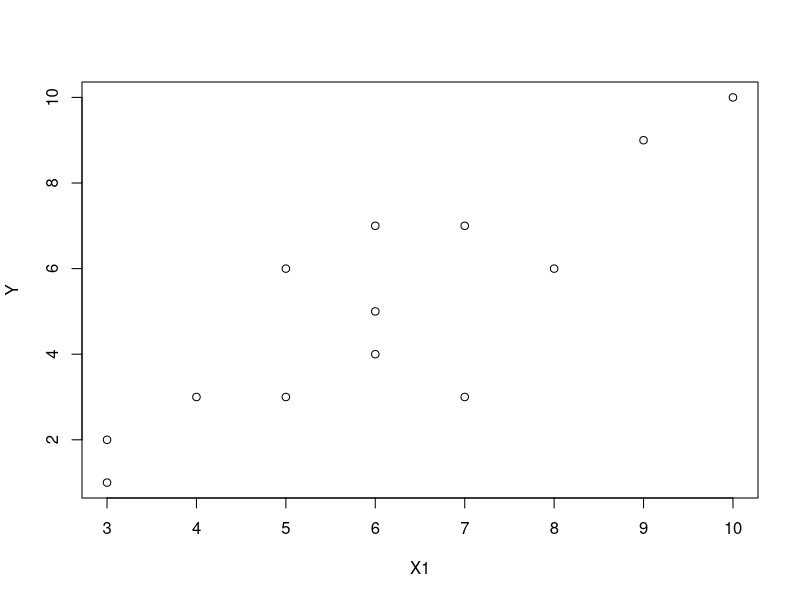
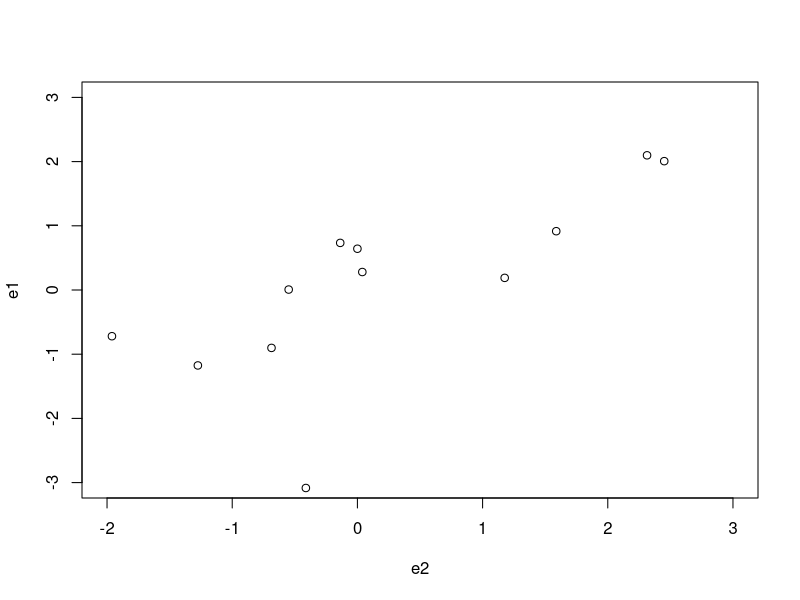

Reproduce these figures in R, in order.
###code for adjusted multiple linear regression with 2 variables (변수가 두개인 조정된 다중 선형 회귀 모형) 
multiple_regre_v_2 = function(X1, X2, Y, x1, x2){
  
  options("scipen" = 100)  #지수로 표기될 경우를 대비해 (지수표기 -->숫자표기)
  
  y_1<-lm(Y~X1)
  e1 = resid(y_1) 
  
  x_1<-lm(X2~X1, data = data_2)
  e2 = resid(x_1)
  
  estimate_B2 = lm(e1 ~e2)$coefficients[2]
  
  y_2<-lm(Y~X2, data = data_2)
  e11 = resid(y_2)
  
  x_2<-lm(X1~X2)
  e22 = resid(x_2)
  
  estimate_B1 = lm(e11 ~ e22)$coefficients[2]
  
  estimate_B0 = mean(Y) - estimate_B1*mean(X1) - estimate_B2*mean(X2)
  
  y_estimate = estimate_B0 + estimate_B1*x1 + estimate_B2*x2
  y_estimate
}

#[steps with an example]

#Multiple regression_with 2 variables X1, X2

X1<-c(3, 3, 4, 5, 5, 6, 6, 6, 7, 7, 8, 9, 10)
X2<-c(2, 4, 6, 5, 8, 4, 6, 9, 7, 9, 7, 9, 10)
Y<-c(1, 2, 3, 3, 6, 4, 5, 7, 3, 7, 6, 9, 10)

plot(X1, Y)
lm(Y~X1)     

##------------ estimator of adjusted B2 by X1 (X1에 대해 조정된 회귀계수 B2의 추정값 )------------

data_2<-data.frame(Y, X1, X2)
y_1<-lm(Y~X1, data = data_2 )
y_1

#residuals after regression fit of Y with respect to X1 (Y의 X1에 관한 회귀적합후 나오는 잔차) 
e1 = resid(y_1)   #residuals 


x_1<-lm(X2~X1, data = data_2)
x_1

#residuals after regression fit of X2 with respect to X1 (X2의 X1에 관한 회귀적합후 나오는 잔차)
e2 = resid(x_1)

# Scatter plot with X-axis:e2(X2|X1), Y-axis:e1(Y|X1) 
#(x축을 e2(X2|X1), y축을 e1(Y|X1)로 하는 산점도)
plot(e2, e1, xlim=c(-2, 3), ylim=c(-3, 3))

#regression fit of e1 with respect to e2
options("scipen" = 100)   #exponential notation to numerical notation 

lm(e1 ~ e2)
estimate_B2 = lm(e1 ~e2)$coefficients[2]

##------------ estimate of adjusted B1 by X2 (X2에 대해 조정된 회귀계수 B1의 추정값 )------------

#residuals after regression fit of Y with respect to X2 (Y의 X2에 관한 회귀적합후 나오는 잔차)
y_2<-lm(Y~X2, data = data_2)
y_2
e11 = resid(y_2)

#residuals after regression fit of X1 with respect to X2 (X1의 X2에 관한 회귀적합후 나오는 잔차)
x_2<-lm(X1~X2, data = data_2)
x_2

e22 = resid(x_2)

#regression fit of e11 with respect to e22

lm(e11 ~ e22)
estimate_B1 = lm(e11 ~ e22)$coefficients[2]

##------------ estimate of adjusted B0 (B0의 추정값 )------------
# B0의 추정값 = y의 표본평균 - B1의 추정값 *x1의 표본평균 - B2의 추정값 *x2의 표본평균 
estimate_B0 = mean(Y) - estimate_B1*mean(X1) - estimate_B2*mean(X2)
estimate_B0 


##---------------ultimate estimated regression equation ------------
#y_estimate = estimate_B0 + estimate_B1*x1 + estimate_B2*x2
